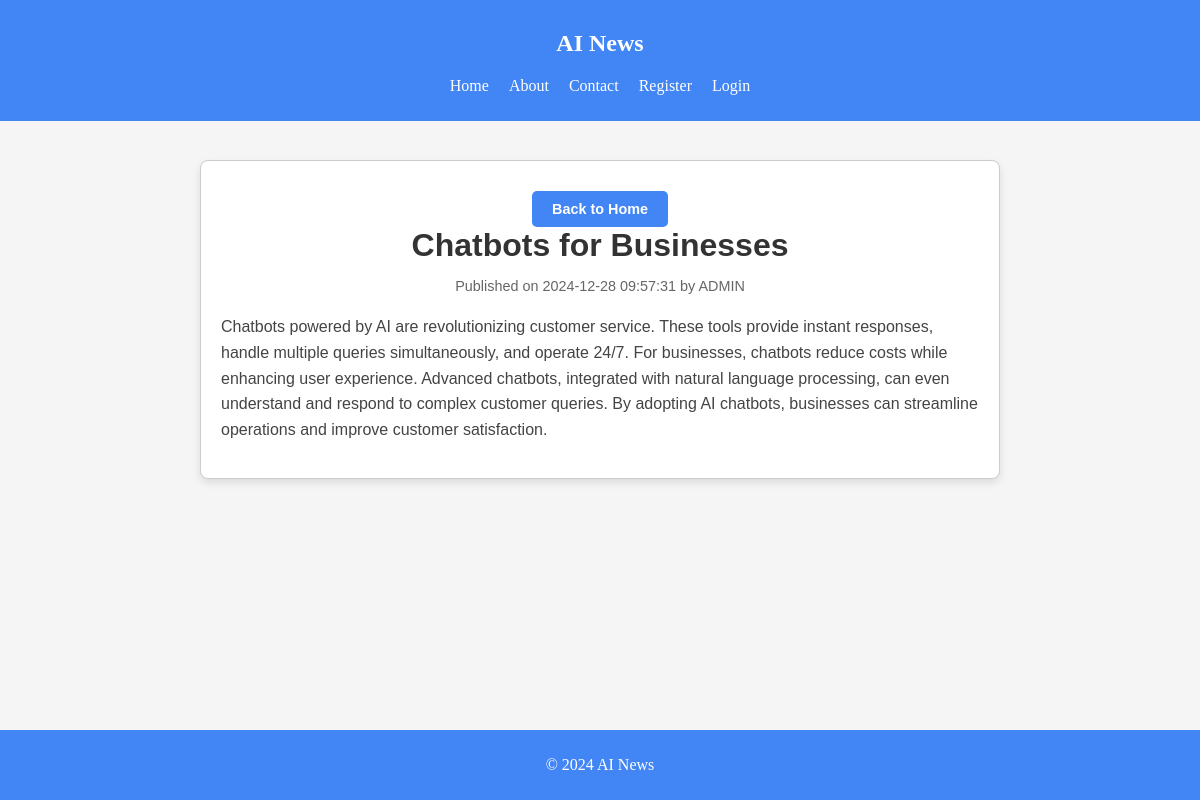
The app's page /posts/52 with its own data.
### tables this page shows
CREATE TABLE "posts" (
    id INTEGER PRIMARY KEY AUTOINCREMENT,
    title TEXT NOT NULL,
    content TEXT NOT NULL,
    created_at TIMESTAMP DEFAULT CURRENT_TIMESTAMP,
    user_id INTEGER,
    FOREIGN KEY (user_id) REFERENCES users(id)
);

CREATE TABLE "users" (
    id INTEGER PRIMARY KEY AUTOINCREMENT,
    email TEXT NOT NULL UNIQUE,
    password TEXT NOT NULL,
    name TEXT NOT NULL
);

### controllers/PostController.php (called while the page is built, shortened)
<?php
class PostController {
    public function show($id) {
        $postModel = new PostModel();
        $post = $postModel->getPostById($id);
        include 'views/posts/show.php';
        include 'views/layouts/layout.php';
    }
}

### init.php (called while the page is built, shortened)
<?php
function getDbConnection() {
    return new SQLite3('/var/www/html/database/ai_news_blog.db');
}

### models/PostModel.php (called while the page is built, shortened)
<?php
class PostModel {
    private $db;
    public function __construct() {
        $this->db = getDbConnection();
    }
    public function getPostById($id) {
        $stmt = $this->db->prepare("
            SELECT posts.*, users.name AS author
            FROM posts
            JOIN users ON posts.user_id = users.id
            WHERE posts.id = :id
        ");
        $stmt->bindValue(':id', $id, SQLITE3_INTEGER);
        $result = $stmt->execute();
        return $result->fetchArray(SQLITE3_ASSOC);
    }
}

### views/posts/show.php (the view)
<section class="post-page">
    <div class="post-page-header">
        <?php if (!empty($_SESSION['user'])): ?>
            <a href="/posts" class="page-back-link">Back to Post List</a>
        <?php else: ?>
            <a href="/" class="page-back-link">Back to Home</a>
        <?php endif; ?>
        <h1 class="post-page-title"><?php echo htmlspecialchars($post['title']); ?></h1>
        <p class="post-page-meta">Published on <?php echo htmlspecialchars($post['created_at']); ?> by <?php echo htmlspecialchars($post['author']); ?></p>
    </div>
    <div class="post-page-content">
        <p><?php echo nl2br(htmlspecialchars($post['content'])); ?></p>
    </div>
</section>

### css/styles.css (style rules this page uses)
:root { --primary-color: #4285F4; --secondary-color: #34A853; --accent-color: #FBBC05; --background-color: #F5F5F5; --text-color: #202124; }
body { background-color: var(--background-color); color: var(--text-color); margin: 0; }
@media (min-width: 600px) { body { font-size: 16px; } }
section { width: 100%; max-width: 1200px; margin: 0 auto; padding: 20px; box-sizing: border-box; }
.post-page { max-width: 800px; margin: 40px auto; padding: 20px; background-color: #fff; border: 1px solid #ccc; border-radius: 8px; box-shadow: 0 4px 8px rgba(0, 0, 0, 0.1); text-align: center; font-family: Arial, sans-serif; }
.post-page-header { margin-bottom: 20px; }
.post-page-title { font-size: 2em; color: #333; margin: 0 0 10px; }
.post-page-meta { font-size: 0.9em; color: #666; }
.post-page-content { text-align: left; line-height: 1.6; color: #444; }
.page-back-link { display: inline-block; margin-top: 10px; padding: 10px 20px; background-color: #4285F4; color: #fff; text-decoration: none; border-radius: 5px; font-size: 0.9em; font-weight: bold; text-align: center; transition: background-color 0.3s ease; }

### records on screen
posts: title "Chatbots for Businesses", created_at "2024-12-28 09:57:31", user.name "ADMIN", content "Chatbots powered by AI are revolutionizing customer service. These tools provide instant responses, handle multiple queries simultaneously, and operate 24/7. For businesses, chatbots reduce costs while enhancing user experience. Advanced chatbots, integrated with natural language processing, can even understand and respond to complex customer queries. By adopting AI chatbots, businesses can streamline operations and improve customer satisfaction."
